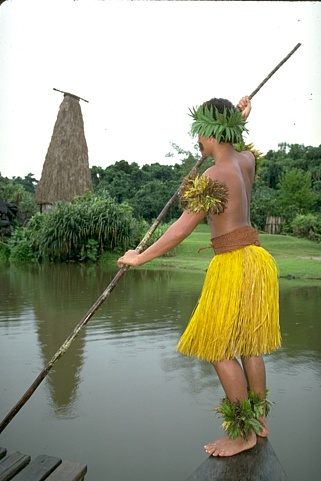
%> input picture images/im_larger.jpg, 321 x 481 px
$ octave test_crop_margin.m   (GNU Octave 9; MATLAB toolbox functions it lacks are replaced by stand-ins)
%> lines starting %> are read from the running program, lines starting %| are printed output that depends on the picture
### Code/final/cropMargins.m
function cropped=cropMargins(im)
I1=im;
sizeI = size(I1);
zeros = floor((sizeI(2) -  min(sum(any(I1))))/2);
I2 = I1(:, zeros : sizeI(2)-zeros, :);
nonZero = sum(any(I1,2));

sizeI2 = size(I2);
zerosRows = floor((sizeI(1) -  min(sum(any(I2, 2))))/2);
cropped = I2(zerosRows : sizeI2(1)-zerosRows, :, :);
end

### Code/test_crop_margin.m
im=imread('images/im_larger.jpg');
%> im is the input picture: size 481x321x3 uint8; mean R, G, B 153, 156.2, 133.6
im=imrotate(im,-45);
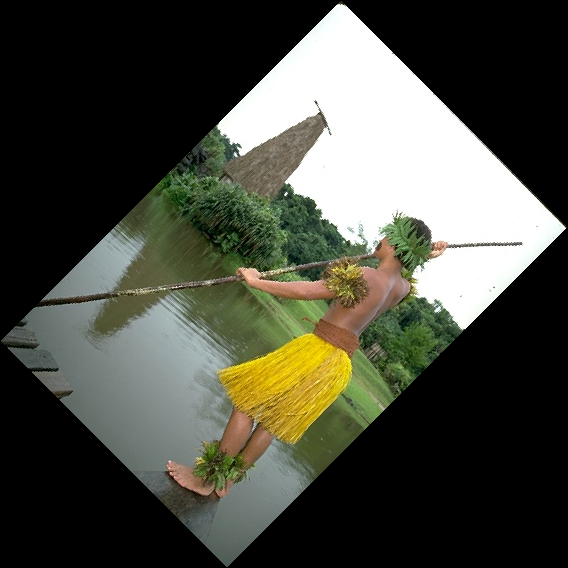
%> im: size 568x568x3 uint8; mean R, G, B 73.2, 74.7, 63.9
im=imrotate(im,45);
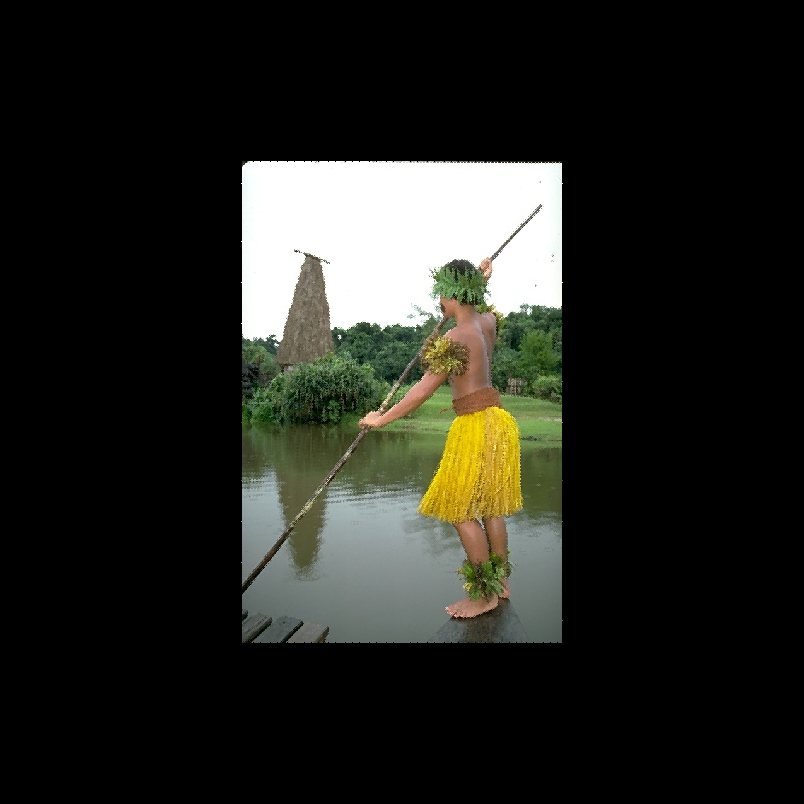
%> im: size 804x804x3 uint8; mean R, G, B 36.5, 37.2, 31.9

tic
cropped=cropMargins(im);
%> in cropMargins, `zeros = floor((sizeI(2) -  min(sum(any(I1))))/2);`: zeros = 241
%> in cropMargins, `I2 = I1(:, zeros : sizeI(2)-zeros, :);`:
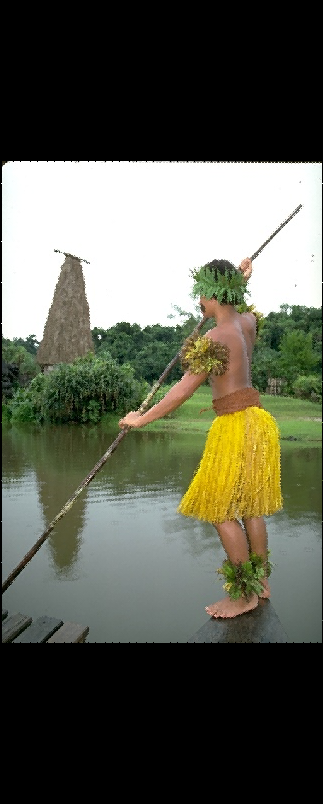
%> I2: size 804x323x3 uint8; mean R, G, B 90.9, 92.7, 79.3
%> in cropMargins, `nonZero = sum(any(I1,2));`: nonZero = [482 482 482]
%> in cropMargins, `zerosRows = floor((sizeI(1) -  min(sum(any(I2, 2))))/2);`: zerosRows = 161
%> in cropMargins, `cropped = I2(zerosRows : sizeI2(1)-zerosRows, :, :);`:
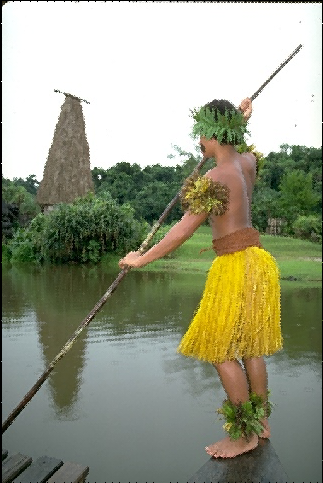
%> cropped: size 483x323x3 uint8; mean R, G, B 151.3, 154.3, 132
toc
figure();
imshow(cropped);
